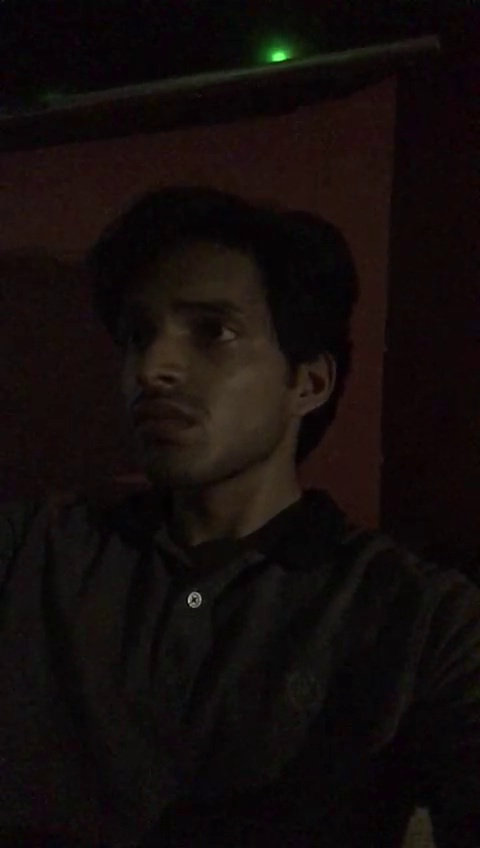
#> input picture datasets/annotations/occlusion_review/ALERT/vis_0.088_sh_lowlight_alert_normal_0021.jpg, 480 x 848 px
$ python -i data_preprocessor.py   (imports and definitions only)
#> lines starting #> are read from the running program, lines starting #| are printed output that depends on the picture
### ai_components/utils/config.py
"""
Configuration Management
========================
Centralized configuration for the Vigilant Driver system.
"""

import os
import yaml
from pathlib import Path
from typing import Dict, Any, Optional
from dataclasses import dataclass, field


@dataclass
class PathConfig:
    """Path configuration for datasets and outputs."""
    root_dir: Path = field(default_factory=lambda: Path(__file__).parent.parent.parent)
    datasets_dir: Path = field(init=False)
    raw_data_dir: Path = field(init=False)
    processed_data_dir: Path = field(init=False)
    features_dir: Path = field(init=False)
    verified_images_dir: Path = field(init=False)
    models_dir: Path = field(init=False)
    logs_dir: Path = field(init=False)

    # Dataset-specific paths
    vicomtech_raw_dir: Path = field(init=False)
    dmd_raw_dir: Path = field(init=False)  # Alias for vicomtech_raw_dir
    state_farm_raw_dir: Path = field(init=False)
    custom_raw_dir: Path = field(init=False)

    def __post_init__(self):
        self.datasets_dir = self.root_dir / "datasets"
        self.raw_data_dir = self.datasets_dir / "raw"
        self.processed_data_dir = self.datasets_dir / "processed"
        self.features_dir = self.processed_data_dir / "features"
        self.verified_images_dir = self.datasets_dir / "verified_images"
        self.models_dir = self.root_dir / "models"
        self.logs_dir = self.root_dir / "logs"

        # Dataset paths (matching your actual structure)
        self.vicomtech_raw_dir = self.raw_data_dir / "vicomtech"
        self.dmd_raw_dir = self.vicomtech_raw_dir  # Alias for backward compatibility
        self.state_farm_raw_dir = self.raw_data_dir / "state-farm-distracted-driver-detection"
        self.custom_raw_dir = self.raw_data_dir / "custom"


@dataclass
class DataProcessingConfig:
    """Configuration for data processing."""
    # Image processing
    target_image_size: tuple = (224, 224)
    frame_extraction_fps: int = 5
    augmentation_enabled: bool = True

    # Feature extraction
    ear_threshold: float = 0.25
    mar_threshold: float = 0.6
    perclos_window_size: int = 30  # frames
    head_pose_threshold: float = 15.0  # degrees

    # Occlusion detection
    occlusion_confidence_threshold: float = 0.7

    # Data split
    train_split: float = 0.7
    val_split: float = 0.15
    test_split: float = 0.15


@dataclass
class ModelConfig:
    """Configuration for model training."""
    # Model architecture
    model_type: str = "resnet50"  # resnet50, efficientnet, mobilenet
    input_shape: tuple = (224, 224, 3)
    num_classes: int = 3  # Alert, Drowsy, Distracted

    # Training parameters
    batch_size: int = 32
    epochs: int = 50
    learning_rate: float = 0.001
    optimizer: str = "adam"
    early_stopping_patience: int = 10

    # Device
    use_gpu: bool = True
    mixed_precision: bool = True


@dataclass
class DMDConfig:
    """Configuration for Vicomtech DMD dataset processing."""
    annotation_format: str = "openlabel"
    groups: list = field(default_factory=lambda: ["gA", "gB"])
    sessions: list = field(default_factory=lambda: ["s1", "s2"])

    # Class mapping: DMD activities -> Our classes
    # Based on DMD OpenLABEL action types (distraction annotations)
    class_mapping: Dict[str, str] = field(default_factory=lambda: {
        # Alert states - driver_actions level
        "driver_actions/safe_drive": "alert",
        "driver_actions/standstill_or_waiting": "alert",
        "driver_actions/change_gear": "alert",  # Normal driving activity
        "gaze_on_road/looking_road": "alert",
        "normal_driving": "alert",
        "safe_drive": "alert",

        # Drowsy states (may appear in drowsiness-annotated files)
        "drowsiness": "drowsy",
        "yawning": "drowsy",
        "eyes_closed": "drowsy",
        "driver_actions/drowsy": "drowsy",

        # Distracted states - driver_actions level
        "driver_actions/reach_side": "distracted",
        "driver_actions/reach_backseat": "distracted",
        "driver_actions/drinking": "distracted",
        "driver_actions/eating": "distracted",
        "driver_actions/texting": "distracted",
        "driver_actions/phonecall_right": "distracted",
        "driver_actions/phonecall_left": "distracted",
        "driver_actions/talking_phone": "distracted",
        "driver_actions/adjusting_radio": "distracted",
        "driver_actions/hair_makeup": "distracted",
        "gaze_on_road/not_looking_road": "distracted",

        # Generic mappings for backward compatibility
        "talking_on_phone": "distracted",
        "texting": "distracted",
        "reaching_behind": "distracted",
        "eating": "distracted",
        "drinking": "distracted",
        "adjusting_radio": "distracted",
        "hair_and_makeup": "distracted",
        "talking_to_passenger": "distracted"
    })


@dataclass
class StateFarmConfig:
    """Configuration for State Farm dataset processing."""
    classes: list = field(default_factory=lambda: [
        "c0", "c1", "c2", "c3", "c4", "c5", "c6", "c7", "c8", "c9"
    ])

    # Class mapping: State Farm classes -> Our classes
    class_mapping: Dict[str, str] = field(default_factory=lambda: {
        "c0": "alert",      # Safe driving
        "c1": "distracted", # Texting - right
        "c2": "distracted", # Talking on phone - right
        "c3": "distracted", # Texting - left
        "c4": "distracted", # Talking on phone - left
        "c5": "distracted", # Operating radio
        "c6": "distracted", # Drinking
        "c7": "distracted", # Reaching behind
        "c8": "distracted", # Hair and makeup
        "c9": "distracted"  # Talking to passenger
    })


@dataclass
class Config:
    """Main configuration class."""
    paths: PathConfig = field(default_factory=PathConfig)
    data_processing: DataProcessingConfig = field(default_factory=DataProcessingConfig)
    model: ModelConfig = field(default_factory=ModelConfig)
    dmd: DMDConfig = field(default_factory=DMDConfig)
    state_farm: StateFarmConfig = field(default_factory=StateFarmConfig)

    # Logging
    log_level: str = "INFO"
    log_format: str = "%(asctime)s - %(name)s - %(levelname)s - %(message)s"

    # System
    random_seed: int = 42
    num_workers: int = 4

    # [40 lines left out: functions from_yaml, to_yaml, _to_dict, not called in this run]

    def create_directories(self):
        """Create all necessary directories."""
        directories = [
            self.paths.datasets_dir,
            self.paths.raw_data_dir,
            self.paths.processed_data_dir,
            self.paths.features_dir,
            self.paths.verified_images_dir,
            self.paths.models_dir,
            self.paths.logs_dir,
            self.paths.vicomtech_raw_dir,
            self.paths.state_farm_raw_dir,
            self.paths.custom_raw_dir,
        ]

        for directory in directories:
            directory.mkdir(parents=True, exist_ok=True)


# Global config instance
_config: Optional[Config] = None


def get_config(config_path: Optional[str] = None) -> Config:
    """
    Get the global configuration instance.

    Args:
        config_path: Optional path to YAML config file

    Returns:
        Config instance
    """
    global _config

    if _config is None:
        if config_path and os.path.exists(config_path):
            _config = Config.from_yaml(config_path)
        else:
            _config = Config()

        # Create necessary directories
        _config.create_directories()

    return _config


# [4 lines left out: function reset_config, not called in this run]


# Dataset-specific configurations
@dataclass
class YawDDConfig:
    """Configuration for YawDD dataset processing."""
    raw_data_path: str = "datasets/raw/yawDD"
    output_dir: str = "datasets/processed/yawdd"
    target_fps: int = 5  # Sample frames at 5 fps
    image_size: tuple = (224, 224)

    # Class mapping
    class_mapping: Dict[str, str] = field(default_factory=lambda: {
        'yawn': 'drowsy',
        'normal': 'alert',
        'no_yawn': 'alert'
    })


@dataclass
class NTHUDDDConfig:
    """Configuration for NTHUDDD dataset processing."""
    raw_data_path: str = "datasets/raw/NTHUDDD"
    output_dir: str = "datasets/processed/nthuddd"
    resize_images: bool = True
    image_size: tuple = (224, 224)

    # Class mapping
    class_mapping: Dict[str, str] = field(default_factory=lambda: {
        'drowsy': 'drowsy',
        'notdrowsy': 'alert'
    })


@dataclass
class UTARLDDConfig:
    """Configuration for UTA-RLDD dataset processing."""
    raw_data_path: str = "datasets/raw/UTA-RLDD"
    output_dir: str = "datasets/processed/uta_rldd"
    resize_images: bool = True
    image_size: tuple = (224, 224)
    preserve_splits: bool = True  # Keep train/val/test splits

    # Class mapping
    class_mapping: Dict[str, str] = field(default_factory=lambda: {
        'active': 'alert',
        'fatigue': 'drowsy'
    })

### ai_components/utils/helpers.py
"""
Helper Functions
================
Utility functions for common operations.
"""

import os
import json
import logging
import numpy as np
from pathlib import Path
from typing import Dict, List, Tuple, Any, Optional, Union
from datetime import datetime
import cv2


def setup_logging(
    log_level: str = "INFO",
    log_file: Optional[str] = None,
    log_format: str = '%(asctime)s - %(name)s - %(levelname)s - %(message)s'
) -> logging.Logger:
    """
    Setup logging configuration.

    Args:
        log_level: Logging level (DEBUG, INFO, WARNING, ERROR, CRITICAL)
        log_file: Optional path to log file
        log_format: Log message format

    Returns:
        Configured logger instance
    """
    # Create logger
    logger = logging.getLogger('vigilant_driver')
    # Handle case where log_level is actually a module name (like __main__)
    if hasattr(logging, log_level.upper()) and not log_level.startswith('__'):
        logger.setLevel(getattr(logging, log_level.upper()))
    else:
        logger.setLevel(logging.INFO)

    # Remove existing handlers
    logger.handlers.clear()

    # Create formatter
    formatter = logging.Formatter(log_format)

    # Console handler
    console_handler = logging.StreamHandler()
    console_handler.setFormatter(formatter)
    logger.addHandler(console_handler)

    # File handler (if specified)
    if log_file:
        ensure_dir(os.path.dirname(log_file))
        file_handler = logging.FileHandler(log_file)
        file_handler.setFormatter(formatter)
        logger.addHandler(file_handler)

    return logger


def ensure_dir(directory: Union[str, Path]) -> Path:
    """
    Ensure directory exists, create if it doesn't.

    Args:
        directory: Directory path

    Returns:
        Path object
    """
    path = Path(directory)
    path.mkdir(parents=True, exist_ok=True)
    return path


# [117 lines left out: functions load_json, save_json, calculate_distance, calculate_angle, calculate_ear, calculate_mar, not called in this run]


def resize_image(
    image: np.ndarray,
    target_size: Tuple[int, int],
    maintain_aspect: bool = True
) -> np.ndarray:
    """
    Resize image to target size.

    Args:
        image: Input image
        target_size: Target (width, height)
        maintain_aspect: Whether to maintain aspect ratio

    Returns:
        Resized image
    """
    if maintain_aspect:
        h, w = image.shape[:2]
        target_w, target_h = target_size

        # Calculate scaling factor
        scale = min(target_w / w, target_h / h)
        new_w, new_h = int(w * scale), int(h * scale)

        # Resize
        resized = cv2.resize(image, (new_w, new_h), interpolation=cv2.INTER_AREA)

        # Create canvas and center image
        canvas = np.zeros((target_h, target_w, 3), dtype=np.uint8)
        y_offset = (target_h - new_h) // 2
        x_offset = (target_w - new_w) // 2
        canvas[y_offset:y_offset+new_h, x_offset:x_offset+new_w] = resized

        return canvas
    else:
        return cv2.resize(image, target_size, interpolation=cv2.INTER_AREA)


# [197 lines left out: functions normalize_landmarks, denormalize_landmarks, get_timestamp, split_data, count_files_by_extension, get_video_info and 2 more, not called in this run]

### ai_components/data_collection/data_preprocessor.py
"""
Data Preprocessor
=================
Handles data preprocessing, augmentation, and normalization.
"""

import cv2
import numpy as np
from pathlib import Path
from typing import Tuple, Optional, List, Dict, Any
import logging
from dataclasses import dataclass

from ..utils.config import get_config
from ..utils.helpers import setup_logging, resize_image
from ..utils.constants import AUGMENTATION_PARAMS


@dataclass
class PreprocessingConfig:
    """Configuration for preprocessing operations."""
    resize: bool = True
    target_size: Tuple[int, int] = (224, 224)
    normalize: bool = True
    augment: bool = False
    grayscale: bool = False
    histogram_equalization: bool = False


class DataPreprocessor:
    """
    Handles various data preprocessing operations.

    Features:
        - Image resizing and normalization
        - Data augmentation
        - Histogram equalization
        - Noise reduction
    """

    def __init__(self, config=None):
        """
        Initialize data preprocessor.

        Args:
            config: Configuration object
        """
        self.config = config or get_config()
        self.logger = setup_logging(
            log_level=self.config.log_level,
            log_file=str(self.config.paths.logs_dir / 'data_preprocessor.log')
        )

        self.target_size = self.config.data_processing.target_image_size
        self.augmentation_params = AUGMENTATION_PARAMS

    def preprocess_image(
        self,
        image: np.ndarray,
        preprocessing_config: Optional[PreprocessingConfig] = None
    ) -> np.ndarray:
        """
        Apply preprocessing pipeline to an image.

        Args:
            image: Input image
            preprocessing_config: Preprocessing configuration

        Returns:
            Preprocessed image
        """
        if preprocessing_config is None:
            preprocessing_config = PreprocessingConfig()

        processed = image.copy()

        # Convert to grayscale if specified
        if preprocessing_config.grayscale and len(processed.shape) == 3:
            processed = cv2.cvtColor(processed, cv2.COLOR_BGR2GRAY)

        # Resize
        if preprocessing_config.resize:
            processed = resize_image(
                processed,
                preprocessing_config.target_size,
                maintain_aspect=False
            )

        # Histogram equalization
        if preprocessing_config.histogram_equalization:
            processed = self._apply_histogram_equalization(processed)

        # Normalize
        if preprocessing_config.normalize:
            processed = self._normalize_image(processed)

        # Augmentation (if enabled)
        if preprocessing_config.augment:
            processed = self._apply_augmentation(processed)

        return processed

    def _normalize_image(self, image: np.ndarray) -> np.ndarray:
        """
        Normalize image to [0, 1] range.

        Args:
            image: Input image

        Returns:
            Normalized image
        """
        return image.astype(np.float32) / 255.0

    # [194 lines left out: functions _apply_histogram_equalization, _apply_augmentation, _rotate_image, _adjust_brightness, _zoom_image, denoise_image and 2 more, not called in this run]


# [18 lines not run here, left out]

>>> import cv2
>>> picture = cv2.imread('../../datasets/annotations/occlusion_review/ALERT/vis_0.088_sh_lowlight_alert_normal_0021.jpg')
#> picture is the input picture: shape (848, 480, 3); mean B, G, R 11.3, 12.3, 18.8
>>> result = DataPreprocessor().preprocess_image(picture)
#> in resize_image, `return cv2.resize(image, target_size, interpolation=cv2.INTER_AREA)`:
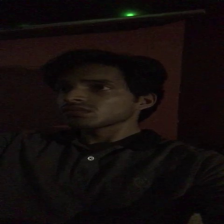
#> returned value: shape (224, 224, 3); mean of channels 0, 1, 2 11.3, 12.3, 18.8; drawn as B, G, R

$ run again, on datasets/annotations/occlusion_review/ALERT/vis_0.142_sh_lowlight_alert_normal_0002.jpg
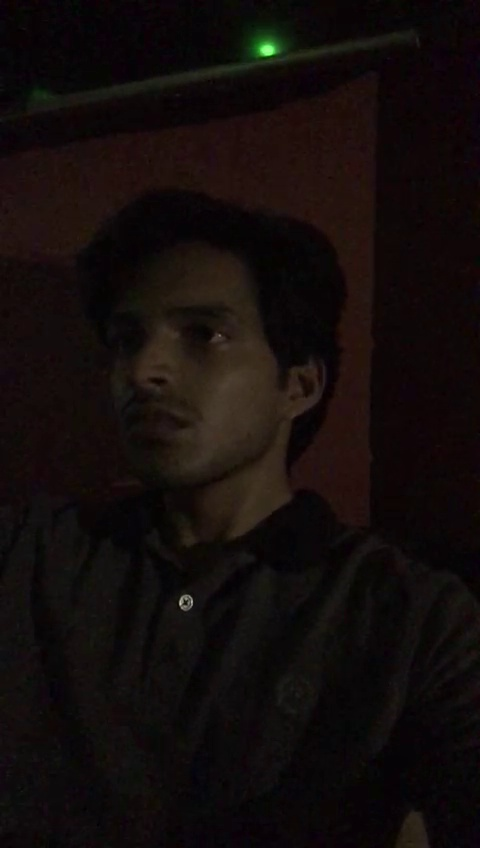
#> input picture datasets/annotations/occlusion_review/ALERT/vis_0.142_sh_lowlight_alert_normal_0002.jpg, 480 x 848 px
#> picture is the input picture: shape (848, 480, 3); mean B, G, R 11.2, 12.4, 18.9
#> in resize_image, `return cv2.resize(image, target_size, interpolation=cv2.INTER_AREA)`:
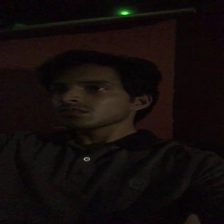
#> returned value: shape (224, 224, 3); mean of channels 0, 1, 2 11.2, 12.4, 18.9; drawn as B, G, R
